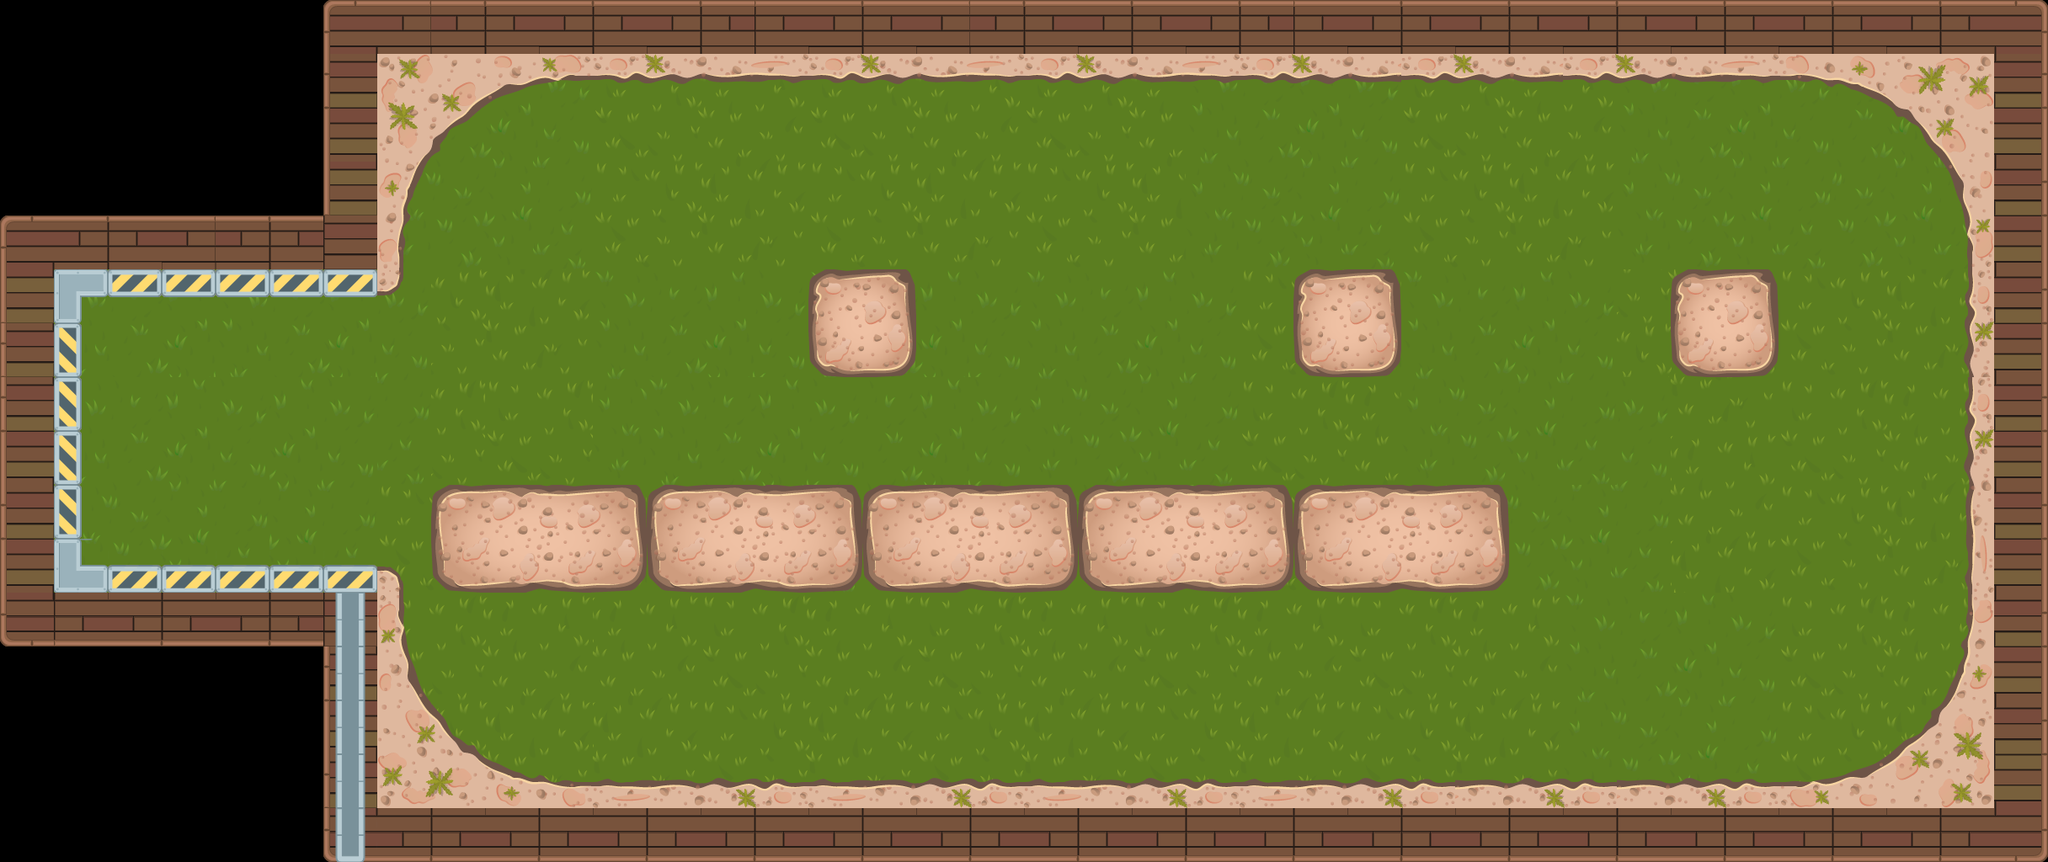

A 2D game scene composited from a Tiled map and its tileset images. What follows is a short description and the map's XML, with each tile layer's data collapsed to a summary:
An orthogonal 38x16 tile map with 64x64 px tiles, 3 tile layers (background, bourder, above) and 20 objects (3x gold, 2x enimy, 2x crystal, 2x bomb, 2x light, ...).

<map version="1.2" tiledversion="1.2.4" orientation="orthogonal" renderorder="right-down" width="38" height="16" tilewidth="64" tileheight="64" infinite="0" nextlayerid="22" nextobjectid="218">
 <properties>
  <property name="score" type="int" value="240" />
 </properties>
 <tileset firstgid="1" source="tiles2.tsx" />
 <layer id="1" name="background" width="38" height="16">
  <data>[608 cells, 456 non-empty, 32 distinct tile ids]</data>
 </layer>
 <layer id="2" name="bourder" width="38" height="16">
  <data>[608 cells, 264 non-empty, 46 distinct tile ids]</data>
 </layer>
 <layer id="3" name="above" width="38" height="16">
  <data>[608 cells, 5 non-empty, 2 distinct tile ids]</data>
 </layer>
 <objectgroup color="#000000" id="4" name="BourderObjet">
  <object id="198" x="96" y="350.5">
   <polyline points="0,0 0.363636,322.545 351.636,322.909 354,327.091 366.909,327.091 376.909,335.091 378.909,342.182 378,410.364 388.545,434.545 389.091,456.909 454.727,542.545 468.364,545.455 484,560.909 538.182,579.273 554.909,579.636 583.091,584.909 2044.18,585.455 2059.45,581.273 2078.91,581.455 2102,573.091 2118.18,572.909 2161.45,547.636 2172.91,534.545 2208,507.273 2211.27,494.364 2226.18,474.909 2238.18,450.182 2240,437.091 2249.09,383.273 2248.55,-67.8182 2245.64,-87.4545 2236.73,-134.364 2213.27,-171.818 2172.55,-219.455 2131.82,-241.455 2085.09,-256.364 2070.18,-256.545 2049.64,-262.364 581.636,-263.091 566.727,-255.636 549.091,-258.364 526.182,-249.636 506,-250.364 419.455,-185.273 416.909,-173.455 400.545,-154.364 384.727,-105.818 384.364,-83.6364 378,-68 377.818,-12.1818 367.091,-4.90909 352.909,-4.54545 349.091,0.181818 -1.81818,0.363636" />
  </object>
  <object id="200" x="510" y="580.667" width="1278.67" height="117.333" />
  <object id="201" x="1540.5" y="323.5" width="118.5" height="120" />
  <object id="202" x="966.667" y="324" width="114.667" height="116" />
  <object id="203" x="1992" y="326.667" width="113.333" height="113.333" />
 </objectgroup>
 <objectgroup id="5" name="Place">
  <object id="204" type="place" x="1290.91" y="384.848">
   <point />
  </object>
 </objectgroup>
 <objectgroup id="6" name="Player">
  <object id="205" type="player" x="248.485" y="500">
   <point />
  </object>
 </objectgroup>
 <objectgroup id="7" name="Box" />
 <objectgroup id="8" name="Enimy">
  <object id="206" type="enimy" x="1684.85" y="145.455">
   <point />
  </object>
  <object id="207" type="enimy" x="1836.36" y="387.879">
   <point />
  </object>
 </objectgroup>
 <objectgroup id="9" name="Pickup">
  <object id="208" type="gold" x="600" y="821.212">
   <point />
  </object>
  <object id="209" type="gold" x="800" y="833.333">
   <point />
  </object>
  <object id="210" type="crystal" x="1172.73" y="818.182">
   <point />
  </object>
  <object id="211" type="gold" x="1536.36" y="833.333">
   <point />
  </object>
  <object id="212" type="crystal" x="1845.45" y="824.242">
   <point />
  </object>
 </objectgroup>
 <objectgroup id="10" name="Bomb">
  <object id="213" type="bomb" x="1024.24" y="515.152">
   <point />
  </object>
  <object id="214" type="bomb" x="1618.18" y="521.212">
   <properties>
    <property name="code" type="int" value="2" />
   </properties>
   <point />
  </object>
 </objectgroup>
 <objectgroup id="11" name="Light">
  <object id="215" type="light" x="672.727" y="166.667">
   <properties>
    <property name="color" type="color" value="#9b55aa7f" />
    <property name="distance" type="int" value="80" />
   </properties>
   <point />
  </object>
  <object id="216" type="light" x="2260.61" y="233.333">
   <properties>
    <property name="color" type="color" value="#9b55ff7f" />
    <property name="distance" type="int" value="90" />
   </properties>
   <point />
  </object>
 </objectgroup>
 <objectgroup id="12" name="Door">
  <object id="199" type="door" x="403" y="354.667" width="28.6667" height="316">
   <properties>
    <property name="derect" type="int" value="2" />
   </properties>
  </object>
 </objectgroup>
 <objectgroup id="13" name="Zone" />
 <objectgroup id="14" name="Circle" />
 <objectgroup id="15" name="Text">
  <object id="217" name="stage2" x="251.515" y="390.909">
   <point />
  </object>
 </objectgroup>
</map>
